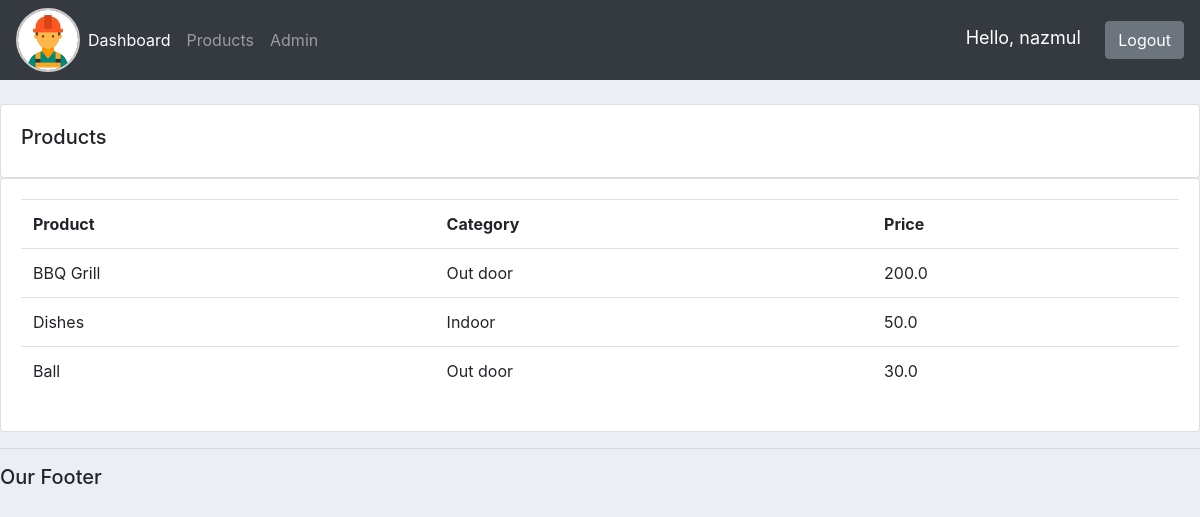
The page /products/ (signed in) on the database its author committed.
### accounts/models.py (models this page shows, shortened)
class Product(models.Model):
    CATEGORY = (
        ('Indoor', 'Indoor'),
        ('Out door', 'Out door'),
    )
    name = models.CharField(max_length=200, null=True)
    price = models.FloatField(null=True)
    category = models.CharField(max_length=200, null=True, choices=CATEGORY)
    description = models.CharField(max_length=200, null=True, blank=True)
    date_created = models.DateTimeField(auto_now_add=True)
    tags = models.ManyToManyField(Tag)

### accounts/views.py (the view)
# urls.py: path('products/', views.products, name="products"),
@login_required(login_url="login")
def products(req):
    products = Product.objects.all()
    return render(req, 'accounts/products.html', {'products': products})

### accounts/templates/accounts/products.html
{% extends 'accounts/main.html' %} {% block content %}
<br />
<div class="row">
    <div class="col-md">
        <div class="card card-body">
            <h5>Products</h5>
        </div>
        <div class="card card-body">
            <table class="table">
                <tr>
                    <th>Product</th>
                    <th>Category</th>
                    <th>Price</th>
                </tr>
                {% for i in products %}
                    <tr>
                        <td>{{i.name}}</td>
                        <td>{{i.category}}</td>
                        <td>{{i.price}}</td>
                    </tr>
                {% endfor %}
            </table>
        </div>
    </div>
</div>
{% endblock %}

### accounts/templates/accounts/navbar.html (shortened to what this page needs)
{% load static %}
<nav class="navbar navbar-expand-lg navbar-dark bg-dark">
    <img src="{% static 'images/logo.png' %}" alt="Logo" id="logo" />
    <div class="collapse navbar-collapse" id="navbarNav">
        <ul class="navbar-nav">
            <li class="nav-item active">
                <a class="nav-link" href="{% url 'home' %}">Dashboard</a>
            </li>
            <li class="nav-item">
                <a class="nav-link" href="{% url 'products' %}">Products</a>
            </li>
            <li class="nav-item">
                <a class="nav-link" href="http://127.0.0.1:8000/admin">Admin</a>
            </li>
        </ul>
        <div class="ml-auto">
            <span class="hello-msg">Hello, {{ request.user }}</span>
            <span>
                <a class="btn btn-md btn-secondary" href="{% url 'logout' %}">Logout</a>
            </span>
        </div>
    </div>
</nav>

### static/css/main.css (style rules this page uses)
body { background-color: #ebeff5; }
#logo { height: auto; width: 4rem; border-radius: 50%; border-width: 2px; border-color: #ccc; border-style: solid; }

### accounts/templates/accounts/navbar.html (style rules this page uses)
.hello-msg { font-size: 18px; color: #fff; margin-right: 20px; }

### rows shown on the page
Product: name "BBQ Grill", category "Out door", price "200.0"
Product: name "Dishes", category "Indoor", price "50.0"
Product: name "Ball", category "Out door", price "30.0"

### other values the page prints
{{ request.user }} "nazmul"
